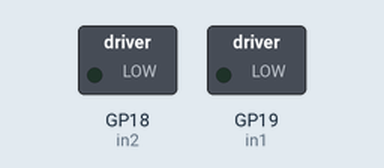
Recording of a program running on a simulated Raspberry Pi Pico running MicroPython. On the bench: switched loads named in the program (green lamp = pin HIGH). Dashed ring = blinking.

Above: at 0.5 s.
At 3.5 s:
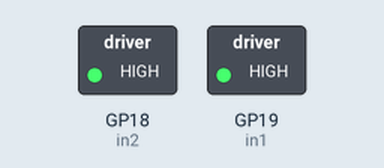
Timing chart, 0 to 5.2 s (numbered marks = the images above):
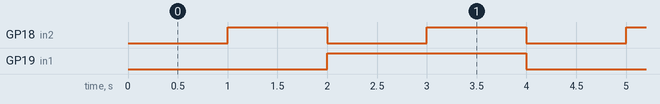

Measured:
- by itself, GP18 (in2): alternates HIGH for 1.0 s and LOW for 1.0 s
- by itself, GP19 (in1): alternates HIGH for 2.0 s and LOW for 2.0 s
- by itself, everything shown: repeats every 4.0 s, in 4 steps

The program:

Tarea_4_-_Mover_motor_DC_con_raspberry_pi_pico.py
```python
from machine import Pin
import utime

# Entradas para el módulo Puente H L298N de 2 canales
in1 = Pin(19, Pin.OUT)
in2 = Pin(18, Pin.OUT)

while True:
    """
    Apaga las dos entradas dejando al motor
    sin movimiento por un segundo
    """
    in1.value(0)
    in2.value(0)
    utime.sleep(1)

    """
    Apaga la entrada 1 y enciende la entrada 2 girando el motor
    en una dirección pausando por un segundo
    """
    in1.value(0)
    in2.value(1)
    utime.sleep(1)

    """
    Apaga la entrada 2 y enciende la entrada 1 girando el motor
    en dirección contraria pausando por un segundo
    """
    in1.value(1)
    in2.value(0)
    utime.sleep(1)

    """
    Espera un segundo antes de realizar el proceso de rotación
    """
    in1.value(1)
    in2.value(1)
    utime.sleep(1)
```
